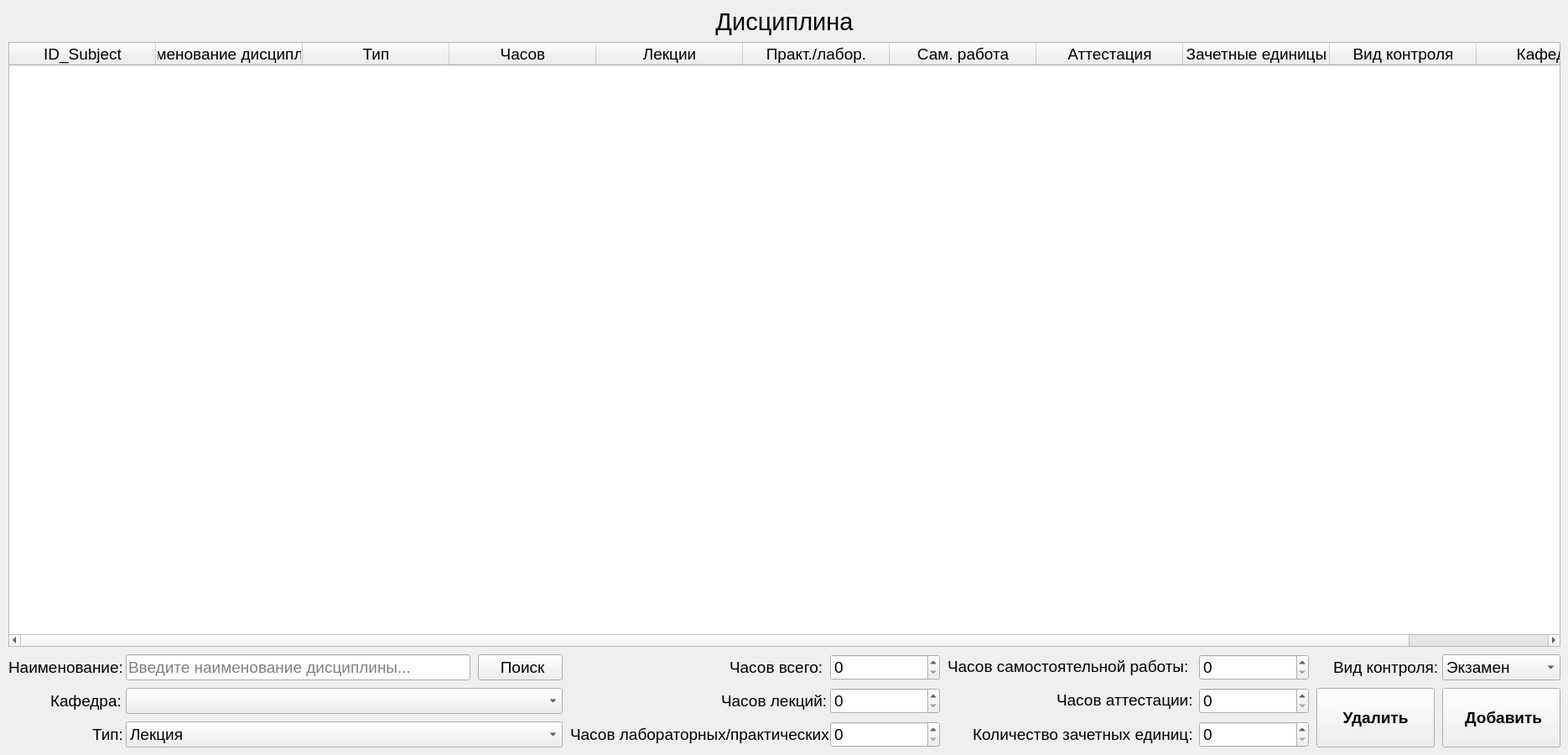
    <widget class="QWidget" name="page_10">
     <widget class="QPushButton" name="Subject_delete">
      <property name="geometry">
       <rect>
        <x>1570</x>
        <y>820</y>
        <width>141</width>
        <height>71</height>
       </rect>
      </property>
      <property name="font">
       <font>
        <family>Arial</family>
        <pointsize>14</pointsize>
        <weight>75</weight>
        <bold>true</bold>
       </font>
      </property>
      <property name="text">
       <string>Удалить</string>
      </property>
      <property name="icon">
       <iconset resource="resours.qrc">
        <normaloff>:/New/icons/delete (1).png</normaloff>:/New/icons/delete (1).png</iconset>
      </property>
      <property name="iconSize">
       <size>
        <width>20</width>
        <height>20</height>
       </size>
      </property>
     </widget>
     <widget class="QLineEdit" name="Subject_search_line">
      <property name="geometry">
       <rect>
        <x>150</x>
        <y>780</y>
        <width>411</width>
        <height>31</height>
       </rect>
      </property>
      <property name="font">
       <font>
        <family>Arial</family>
        <pointsize>14</pointsize>
       </font>
      </property>
      <property name="placeholderText">
       <string>Введите наименование дисциплины...</string>
      </property>
     </widget>
     <widget class="QSpinBox" name="Subject_spinBox_hours_attest">
      <property name="geometry">
       <rect>
        <x>1430</x>
        <y>820</y>
        <width>131</width>
        <height>31</height>
       </rect>
      </property>
      <property name="font">
       <font>
        <family>Arial</family>
        <pointsize>14</pointsize>
       </font>
      </property>
      <property name="maximum">
       <number>1000</number>
      </property>
     </widget>
     <widget class="QSpinBox" name="Subject_spinBox_hours_self">
      <property name="geometry">
       <rect>
        <x>1430</x>
        <y>780</y>
        <width>131</width>
        <height>31</height>
       </rect>
      </property>
      <property name="font">
       <font>
        <family>Arial</family>
        <pointsize>14</pointsize>
       </font>
      </property>
      <property name="maximum">
       <number>1000</number>
      </property>
     </widget>
     <widget class="QSpinBox" name="Subject_spinBox_hours">
      <property name="geometry">
       <rect>
        <x>990</x>
        <y>780</y>
        <width>131</width>
        <height>31</height>
       </rect>
      </property>
      <property name="font">
       <font>
        <family>Arial</family>
        <pointsize>14</pointsize>
       </font>
      </property>
      <property name="maximum">
       <number>1000</number>
      </property>
     </widget>
     <widget class="QLabel" name="label_69">
      <property name="geometry">
       <rect>
        <x>1260</x>
        <y>819</y>
        <width>161</width>
        <height>31</height>
       </rect>
      </property>
      <property name="font">
       <font>
        <family>Arial</family>
        <pointsize>14</pointsize>
       </font>
      </property>
      <property name="text">
       <string>Часов аттестации:</string>
      </property>
     </widget>
     <widget class="QComboBox" name="Subject_comboBox_control">
      <property name="geometry">
       <rect>
        <x>1720</x>
        <y>780</y>
        <width>141</width>
        <height>31</height>
       </rect>
      </property>
      <property name="font">
       <font>
        <family>Arial</family>
        <pointsize>14</pointsize>
       </font>
      </property>
      <item>
       <property name="text">
        <string>Экзамен</string>
       </property>
      </item>
      <item>
       <property name="text">
        <string>Зачет с оценкой</string>
       </property>
      </item>
      <item>
       <property name="text">
        <string>Зачет</string>
       </property>
      </item>
     </widget>
     <widget class="QPushButton" name="Subject_search">
      <property name="enabled">
       <bool>true</bool>
      </property>
      <property name="geometry">
       <rect>
        <x>570</x>
        <y>780</y>
        <width>101</width>
        <height>31</height>
       </rect>
      </property>
      <property name="font">
       <font>
        <family>Arial</family>
        <pointsize>14</pointsize>
       </font>
      </property>
      <property name="text">
       <string> Поиск</string>
      </property>
      <property name="icon">
       <iconset>
        <normaloff>../Diplom/icons/magnifier_icon-icons.com_67993.png</normaloff>../Diplom/icons/magnifier_icon-icons.com_67993.png</iconset>
      </property>
     </widget>
     <widget class="QLabel" name="label_12">
      <property name="geometry">
       <rect>
        <x>870</x>
        <y>780</y>
        <width>121</width>
        <height>31</height>
       </rect>
      </property>
      <property name="font">
       <font>
        <family>Arial</family>
        <pointsize>14</pointsize>
       </font>
      </property>
      <property name="text">
       <string>Часов всего:</string>
      </property>
     </widget>
     <widget class="QLabel" name="label_67">
      <property name="geometry">
       <rect>
        <x>1130</x>
        <y>779</y>
        <width>291</width>
        <height>31</height>
       </rect>
      </property>
      <property name="font">
       <font>
        <family>Arial</family>
        <pointsize>14</pointsize>
       </font>
      </property>
      <property name="text">
       <string>Часов самостоятельной работы:</string>
      </property>
     </widget>
     <widget class="QLabel" name="label_27">
      <property name="geometry">
       <rect>
        <x>60</x>
        <y>820</y>
        <width>91</width>
        <height>31</height>
       </rect>
      </property>
      <property name="font">
       <font>
        <family>Arial</family>
        <pointsize>14</pointsize>
       </font>
      </property>
      <property name="text">
       <string>Кафедра:</string>
      </property>
     </widget>
     <widget class="QLabel" name="label_68">
      <property name="geometry">
       <rect>
        <x>1590</x>
        <y>780</y>
        <width>131</width>
        <height>31</height>
       </rect>
      </property>
      <property name="font">
       <font>
        <family>Arial</family>
        <pointsize>14</pointsize>
       </font>
      </property>
      <property name="text">
       <string>Вид контроля:</string>
      </property>
     </widget>
     <widget class="QLabel" name="label_13">
      <property name="geometry">
       <rect>
        <x>1160</x>
        <y>860</y>
        <width>261</width>
        <height>31</height>
       </rect>
      </property>
      <property name="font">
       <font>
        <family>Arial</family>
        <pointsize>14</pointsize>
       </font>
      </property>
      <property name="text">
       <string>Количество зачетных единиц:</string>
      </property>
     </widget>
     <widget class="QPushButton" name="Subject_add">
      <property name="geometry">
       <rect>
        <x>1720</x>
        <y>820</y>
        <width>141</width>
        <height>71</height>
       </rect>
      </property>
      <property name="font">
       <font>
        <family>Arial</family>
        <pointsize>14</pointsize>
        <weight>75</weight>
        <bold>true</bold>
       </font>
      </property>
      <property name="text">
       <string> Добавить</string>
      </property>
      <property name="icon">
       <iconset resource="resours.qrc">
        <normaloff>:/New/icons/plus (2).png</normaloff>:/New/icons/plus (2).png</iconset>
      </property>
      <property name="iconSize">
       <size>
        <width>20</width>
        <height>20</height>
       </size>
      </property>
     </widget>
     <widget class="QLabel" name="label_26">
      <property name="geometry">
       <rect>
        <x>110</x>
        <y>860</y>
        <width>41</width>
        <height>31</height>
       </rect>
      </property>
      <property name="font">
       <font>
        <family>Arial</family>
        <pointsize>14</pointsize>
       </font>
      </property>
      <property name="text">
       <string>Тип:</string>
      </property>
     </widget>
     <widget class="QTableWidget" name="Subject_Table">
      <property name="geometry">
       <rect>
        <x>10</x>
        <y>50</y>
        <width>1851</width>
        <height>721</height>
       </rect>
      </property>
      <property name="font">
       <font>
        <family>Arial</family>
        <pointsize>14</pointsize>
       </font>
      </property>
      <property name="editTriggers">
       <set>QAbstractItemView::NoEditTriggers</set>
      </property>
      <property name="selectionMode">
       <enum>QAbstractItemView::SingleSelection</enum>
      </property>
      <property name="selectionBehavior">
       <enum>QAbstractItemView::SelectRows</enum>
      </property>
      <property name="sortingEnabled">
       <bool>true</bool>
      </property>
      <attribute name="horizontalHeaderCascadingSectionResizes">
       <bool>true</bool>
      </attribute>
      <attribute name="horizontalHeaderDefaultSectionSize">
       <number>175</number>
      </attribute>
      <attribute name="horizontalHeaderShowSortIndicator" stdset="0">
       <bool>true</bool>
      </attribute>
      <attribute name="horizontalHeaderStretchLastSection">
       <bool>true</bool>
      </attribute>
      <column>
       <property name="text">
        <string>ID_Subject</string>
       </property>
      </column>
      <column>
       <property name="text">
        <string>Наименование дисциплины</string>
       </property>
      </column>
      <column>
       <property name="text">
        <string>Тип</string>
       </property>
      </column>
      <column>
       <property name="text">
        <string>Часов</string>
       </property>
      </column>
      <column>
       <property name="text">
        <string>Лекции</string>
       </property>
      </column>
      <column>
       <property name="text">
        <string>Практ./лабор.</string>
       </property>
      </column>
      <column>
       <property name="text">
        <string>Сам. работа</string>
       </property>
      </column>
      <column>
       <property name="text">
        <string>Аттестация</string>
       </property>
      </column>
      <column>
       <property name="text">
        <string>Зачетные единицы</string>
       </property>
      </column>
      <column>
       <property name="text">
        <string>Вид контроля</string>
       </property>
      </column>
      <column>
       <property name="text">
        <string>Кафедра</string>
       </property>
      </column>
     </widget>
     <widget class="QComboBox" name="Subject_comboBox_1">
      <property name="geometry">
       <rect>
        <x>150</x>
        <y>860</y>
        <width>521</width>
        <height>31</height>
       </rect>
      </property>
      <property name="font">
       <font>
        <family>Arial</family>
        <pointsize>14</pointsize>
       </font>
      </property>
      <item>
       <property name="text">
        <string>Лекция</string>
       </property>
      </item>
      <item>
       <property name="text">
        <string>Практика</string>
       </property>
      </item>
      <item>
       <property name="text">
        <string>Лекция и практика</string>
       </property>
      </item>
      <item>
       <property name="text">
        <string>Лаборатория</string>
       </property>
      </item>
      <item>
       <property name="text">
        <string>Производственная практика</string>
       </property>
      </item>
      <item>
       <property name="text">
        <string>Преддипломная практика</string>
       </property>
      </item>
      <item>
       <property name="text">
        <string>Практика в парке</string>
       </property>
      </item>
     </widget>
     <widget class="QComboBox" name="Subject_comboBox_department">
      <property name="geometry">
       <rect>
        <x>150</x>
        <y>820</y>
        <width>521</width>
        <height>31</height>
       </rect>
      </property>
      <property name="font">
       <font>
        <family>Arial</family>
        <pointsize>14</pointsize>
       </font>
      </property>
     </widget>
     <widget class="QSpinBox" name="Subject_spinBox_zach_ed">
      <property name="geometry">
       <rect>
        <x>1430</x>
        <y>860</y>
        <width>131</width>
        <height>31</height>
       </rect>
      </property>
      <property name="font">
       <font>
        <family>Arial</family>
        <pointsize>14</pointsize>
       </font>
      </property>
      <property name="maximum">
       <number>100</number>
      </property>
     </widget>
     <widget class="QLabel" name="label_48">
      <property name="geometry">
       <rect>
        <x>10</x>
        <y>780</y>
        <width>141</width>
        <height>31</height>
       </rect>
      </property>
      <property name="font">
       <font>
        <family>Arial</family>
        <pointsize>14</pointsize>
       </font>
      </property>
      <property name="text">
       <string>Наименование:</string>
      </property>
     </widget>
     <widget class="QLabel" name="label_73">
      <property name="geometry">
       <rect>
        <x>30</x>
        <y>0</y>
        <width>1811</width>
        <height>51</height>
       </rect>
      </property>
      <property name="font">
       <font>
        <family>Arial</family>
        <pointsize>22</pointsize>
       </font>
      </property>
      <property name="frameShape">
       <enum>QFrame::NoFrame</enum>
      </property>
      <property name="text">
       <string>Дисциплина</string>
      </property>
      <property name="alignment">
       <set>Qt::AlignCenter</set>
      </property>
     </widget>
     <widget class="QLabel" name="label_85">
      <property name="geometry">
       <rect>
        <x>860</x>
        <y>820</y>
        <width>131</width>
        <height>31</height>
       </rect>
      </property>
      <property name="font">
       <font>
        <family>Arial</family>
        <pointsize>14</pointsize>
       </font>
      </property>
      <property name="text">
       <string>Часов лекций:</string>
      </property>
     </widget>
     <widget class="QSpinBox" name="Subject_spinBox_hours_2">
      <property name="geometry">
       <rect>
        <x>990</x>
        <y>820</y>
        <width>131</width>
        <height>31</height>
       </rect>
      </property>
      <property name="font">
       <font>
        <family>Arial</family>
        <pointsize>14</pointsize>
       </font>
      </property>
      <property name="maximum">
       <number>1000</number>
      </property>
     </widget>
     <widget class="QLabel" name="label_88">
      <property name="geometry">
       <rect>
        <x>680</x>
        <y>860</y>
        <width>311</width>
        <height>31</height>
       </rect>
      </property>
      <property name="font">
       <font>
        <family>Arial</family>
        <pointsize>14</pointsize>
       </font>
      </property>
      <property name="text">
       <string>Часов лабораторных/практических:</string>
      </property>
     </widget>
     <widget class="QSpinBox" name="Subject_spinBox_hours_3">
      <property name="geometry">
       <rect>
        <x>990</x>
        <y>860</y>
        <width>131</width>
        <height>31</height>
       </rect>
      </property>
      <property name="font">
       <font>
        <family>Arial</family>
        <pointsize>14</pointsize>
       </font>
      </property>
      <property name="maximum">
       <number>1000</number>
      </property>
     </widget>
    </widget>
